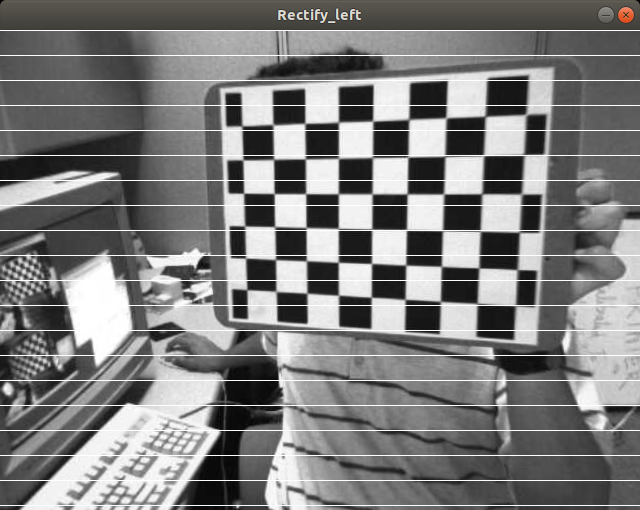
//> input picture 3D Vision/Rectify_left.png, 640 x 510 px; the run also reads 1 picture not shown here
$ ./HistogramComparison '-img=3D Vision/Rectify_left.png'   (built with g++ and OpenCV 4)
//> lines starting //> are read from the running program, lines starting //| are printed output that depends on the picture; after the words box and inside, x2 and y2 are one past the last pixel; in counts of white or black regions, pixels touching at a corner belong together

#include "opencv2/imgcodecs.hpp"
#include "opencv2/highgui.hpp"
#include "opencv2/imgproc.hpp"
#include <iostream>
#include <libgen.h>

using namespace std;
using namespace cv;
const char* keys =
    "{ help  h| | Print help message. }"
    "{ img    | | Path to input image. }"
    "{ folder | | Path to input folder. }";
int main( int argc, char** argv )
{
    CommandLineParser parser( argc, argv, keys );
    String imgFilename = parser.get<String>("img");
    Mat src_img = imread(imgFilename);
//> src_img is the input picture: 510 rows x 640 cols, CV_8UC3; mean B, G, R 123.5, 123.9, 124.1
    String folder = parser.get<String>("folder");

    vector<String> filenames;
    glob(folder, filenames);

    if( src_img.empty())
    {
        cout << "Could not open or find the images!\n" << endl;
        parser.printMessage();
        return -1;
    }
    Mat hsv_src, hsv_cmp;
    cvtColor( src_img, hsv_src, COLOR_BGR2HSV );
//> hsv_src: 510 rows x 640 cols, CV_8UC3; mean H, S, V 1.5, 1.8, 124.1

    int h_bins = 50, s_bins = 60;
    int histSize[] = { h_bins, s_bins };
    // hue varies from 0 to 179, saturation from 0 to 255
    float h_ranges[] = { 0, 180 };
    float s_ranges[] = { 0, 256 };
    const float* ranges[] = { h_ranges, s_ranges };
    // Use the 0-th and 1-st channels
    int channels[] = { 0, 1 };

    Mat hist_src;
    calcHist( &hsv_src, 1, channels, Mat(), hist_src, 2, histSize, ranges, true, false );
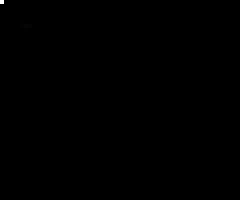
//> hist_src: 50 rows x 60 cols, CV_32FC1 (shown 4 times larger); min 0, max 307227, mean 108.8; drawn with min black and max white
    normalize( hist_src, hist_src, 0, 1, NORM_MINMAX, -1, Mat() );
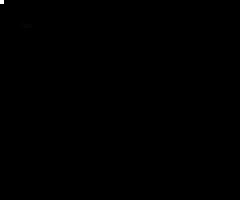
//> hist_src: 50 rows x 60 cols, CV_32FC1 (shown 4 times larger); 11.47% of pixels changed, all inside (x1, y1, x2, y2) = (0, 0, 53, 50)

    String minDistfilename = filenames[0];
    Mat closest_img = imread(minDistfilename);
//> HistogramComparison.cpp cannot be read in this run, so this picture is empty
    double minDist = 3; // value not possible in our distance measure (1-pearsons corr)
    double dist;
    String filename;

//> (the run ends here: the program needs code that is not available in this run, at `String src_basename(basename(const_cast<char*>((imgFilename.operator s..`)
